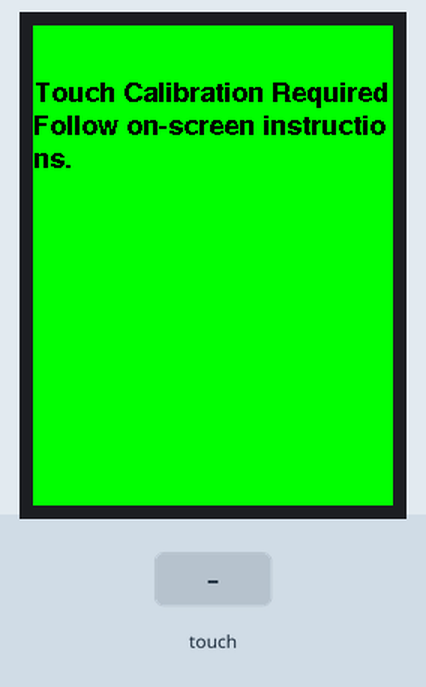
This sketch was run on a simulated ESP32. On the bench: 240×320 colour display. The inputs (shaded band) are chosen by the test bench. Storage starts empty.

Above: at 1.4 s.
At 3.6 s:
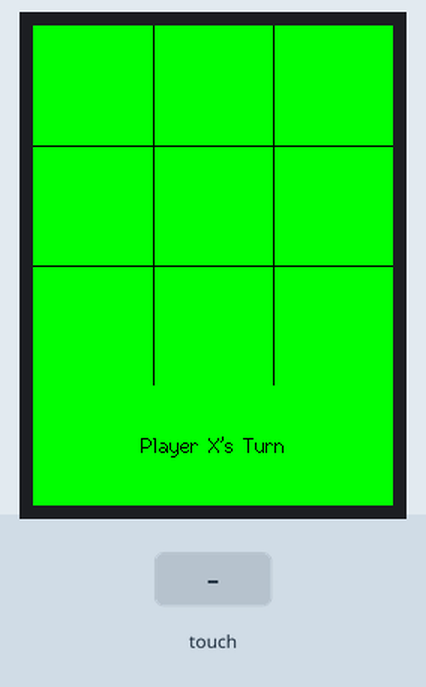
3.7 s: screen touched at 13 % across, 10 % down
At 4.9 s:
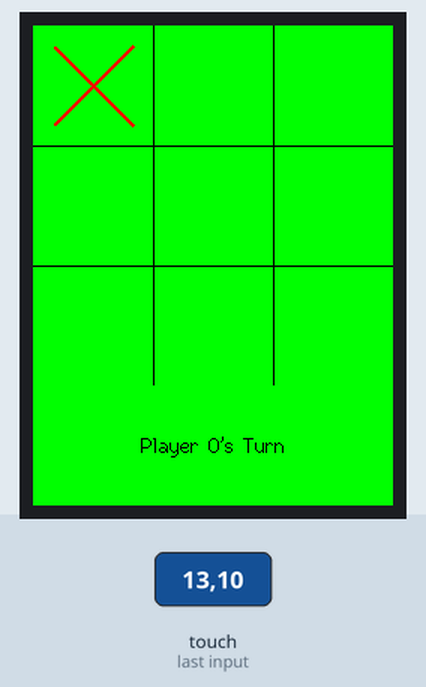
5.2 s: screen touched at 38 % across, 10 % down
At 6.2 s:
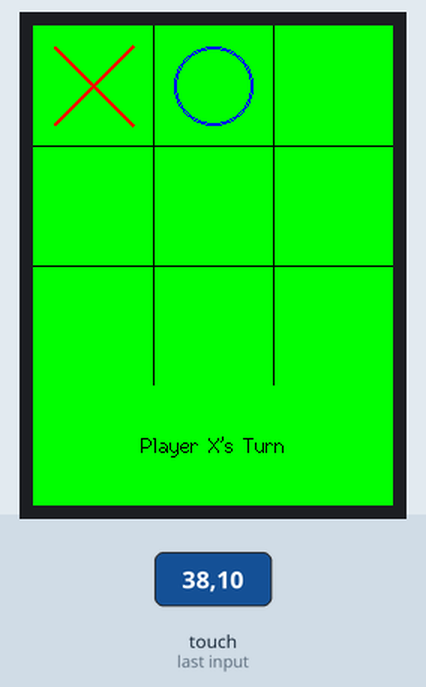
Timing chart, 0 to 8.2 s (numbered marks = the images above; inputs shaded):
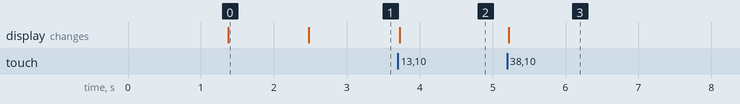

The sketch:

TicTacToeGame.ino
```cpp
#include <SPI.h>
#include <TFT_eSPI.h>
#include <FS.h>
#include "SPIFFS.h"

TFT_eSPI tft = TFT_eSPI();

#define SKETCH_CALIBRATION_FILE "/TouchCalDataFile"

#define FIXED_SCREEN_WIDTH 240
#define FIXED_SCREEN_HEIGHT 320

#define GRID_SIZE 240
#define CELL_SIZE (GRID_SIZE / 3)

#define GRID_X_OFFSET ((FIXED_SCREEN_WIDTH - GRID_SIZE) / 2)
#define GRID_Y_OFFSET 0

#define LINE_COLOR TFT_BLACK
#define BG_COLOR TFT_GREEN
#define X_COLOR TFT_RED
#define O_COLOR TFT_BLUE
#define TEXT_COLOR TFT_BLACK
#define WINNER_BG_COLOR TFT_GREEN
#define CAL_TEXT_COLOR TFT_BLACK
#define CAL_BG_COLOR TFT_GREEN

#define PLAYER_NONE 0
#define PLAYER_X 1
#define PLAYER_O 2

int board[3][3];
int currentPlayer;
bool gameOver;
int winner;

unsigned long lastTouchTime = 0;
const unsigned long touchDebounceDelay = 300;

uint16_t screenWidth, screenHeight;

void ensureTouchCalibration();
void setupGame();
void drawBoard();
void drawX(int centerX, int centerY);
void drawO(int centerX, int centerY);
void handleTouchInput();
bool checkWin();
bool checkDraw();
void displayMessage(String msg1, String msg2 = "", uint16_t bgColor = BG_COLOR);
void updateTurnMessage();

void setup() {

  tft.init();
  tft.setRotation(2);
  logo();
  delay(1000);
  screenWidth = tft.width();
  screenHeight = tft.height();

  SPIFFS.begin();
  ensureTouchCalibration();
  setupGame();
}

void ensureTouchCalibration() {

  bool calFileExists = SPIFFS.exists(SKETCH_CALIBRATION_FILE);

  if (!calFileExists) {
    tft.fillScreen(CAL_BG_COLOR);
    tft.setCursor(0, 50);
    tft.setTextSize(1);
    tft.setFreeFont(&FreeSansBold9pt7b);
    tft.setTextColor(CAL_TEXT_COLOR);
    tft.println("Touch Calibration Required");
    tft.println("Follow on-screen instructions.");
    delay(1000);

    tft.calibrateTouch(nullptr, TFT_MAGENTA, CAL_BG_COLOR, 15);

    if (SPIFFS.exists(SKETCH_CALIBRATION_FILE)) {
    } else {
    }
  } else {
  }
}

void loop() {
  handleTouchInput();
}

void handleTouchInput() {
  if (millis() - lastTouchTime < touchDebounceDelay) {
    uint16_t t_x, t_y;
    if (!tft.getTouch(&t_x, &t_y, 10)) {
      lastTouchTime = 0;
    }
    return;
  }

  uint16_t touchX, touchY;

  if (tft.getTouch(&touchX, &touchY)) {
    lastTouchTime = millis();

    if (gameOver) {
      setupGame();
    } else {

      if (touchX >= GRID_X_OFFSET && touchX < GRID_X_OFFSET + GRID_SIZE && touchY >= GRID_Y_OFFSET && touchY < GRID_Y_OFFSET + GRID_SIZE) {

        int col = (touchX - GRID_X_OFFSET) / CELL_SIZE;
        int row = (touchY - GRID_Y_OFFSET) / CELL_SIZE;

        if (col >= 0 && col < 3 && row >= 0 && row < 3) {
          if (board[row][col] == PLAYER_NONE) {
            board[row][col] = currentPlayer;

            int centerX = GRID_X_OFFSET + col * CELL_SIZE + CELL_SIZE / 2;
            int centerY = GRID_Y_OFFSET + row * CELL_SIZE + CELL_SIZE / 2;
            if (currentPlayer == PLAYER_X) {
              drawX(centerX, centerY);
            } else {
              drawO(centerX, centerY);
            }

            if (checkWin()) {
              gameOver = true;
              winner = currentPlayer;
              String winMsg = "Player ";
              winMsg += (winner == PLAYER_X ? "X" : "O");
              winMsg += " Wins!";
              displayMessage(winMsg, "Tap to play again", WINNER_BG_COLOR);
            } else if (checkDraw()) {
              gameOver = true;
              winner = PLAYER_NONE;
              displayMessage("It's a Draw!", "Tap to play again", TFT_DARKGREY);
            } else {
              currentPlayer = (currentPlayer == PLAYER_X) ? PLAYER_O : PLAYER_X;
              updateTurnMessage();
            }
          }
        }
      }
    }
  }
}

void setupGame() {

  for (int r = 0; r < 3; r++) {
    for (int c = 0; c < 3; c++) {
      board[r][c] = PLAYER_NONE;
    }
  }
  currentPlayer = PLAYER_X;
  gameOver = false;
  winner = PLAYER_NONE;

  tft.fillScreen(BG_COLOR);
  drawBoard();
  updateTurnMessage();
}

void drawBoard() {

  for (int i = 1; i < 3; i++) {
    tft.drawLine(GRID_X_OFFSET + i * CELL_SIZE, GRID_Y_OFFSET,
                 GRID_X_OFFSET + i * CELL_SIZE, GRID_Y_OFFSET + GRID_SIZE,
                 LINE_COLOR);
    tft.drawLine(GRID_X_OFFSET, GRID_Y_OFFSET + i * CELL_SIZE,
                 GRID_X_OFFSET + GRID_SIZE, GRID_Y_OFFSET + i * CELL_SIZE,
                 LINE_COLOR);
  }

  for (int r = 0; r < 3; r++) {
    for (int c = 0; c < 3; c++) {
      int centerX = GRID_X_OFFSET + c * CELL_SIZE + CELL_SIZE / 2;
      int centerY = GRID_Y_OFFSET + r * CELL_SIZE + CELL_SIZE / 2;
      if (board[r][c] == PLAYER_X) {
        drawX(centerX, centerY);
      } else if (board[r][c] == PLAYER_O) {
        drawO(centerX, centerY);
      }
    }
  }
}

void drawX(int centerX, int centerY) {
  int armLength = CELL_SIZE / 3;
  tft.drawLine(centerX - armLength, centerY - armLength,
               centerX + armLength, centerY + armLength, X_COLOR);
  tft.drawLine(centerX - armLength + 1, centerY - armLength,
               centerX + armLength + 1, centerY + armLength, X_COLOR);
  tft.drawLine(centerX - armLength, centerY - armLength + 1,
               centerX + armLength, centerY + armLength + 1, X_COLOR);

  tft.drawLine(centerX - armLength, centerY + armLength,
               centerX + armLength, centerY - armLength, X_COLOR);
  tft.drawLine(centerX - armLength + 1, centerY + armLength,
               centerX + armLength + 1, centerY - armLength, X_COLOR);
  tft.drawLine(centerX - armLength, centerY + armLength - 1,
               centerX + armLength, centerY - armLength - 1, X_COLOR);
}

void drawO(int centerX, int centerY) {
  int radius = CELL_SIZE / 3;
  tft.drawCircle(centerX, centerY, radius, O_COLOR);
  tft.drawCircle(centerX, centerY, radius - 1, O_COLOR);
}

bool checkWin() {

  for (int r = 0; r < 3; r++) {
    if (board[r][0] == currentPlayer && board[r][1] == currentPlayer && board[r][2] == currentPlayer) return true;
  }
  for (int c = 0; c < 3; c++) {
    if (board[0][c] == currentPlayer && board[1][c] == currentPlayer && board[2][c] == currentPlayer) return true;
  }
  if (board[0][0] == currentPlayer && board[1][1] == currentPlayer && board[2][2] == currentPlayer) return true;
  if (board[0][2] == currentPlayer && board[1][1] == currentPlayer && board[2][0] == currentPlayer) return true;

  return false;
}

bool checkDraw() {
  for (int r = 0; r < 3; r++) {
    for (int c = 0; c < 3; c++) {
      if (board[r][c] == PLAYER_NONE) return false;
    }
  }

  return true;
}

void displayMessage(String msg1, String msg2, uint16_t bgColor) {
  int msgAreaY = GRID_Y_OFFSET + GRID_SIZE;

  if (msgAreaY >= screenHeight) msgAreaY = screenHeight - 60;
  if (msgAreaY < 0) msgAreaY = 0;

  int msgAreaHeight = screenHeight - msgAreaY;
  if (msgAreaHeight <= 20) msgAreaHeight = 60;

  tft.fillRect(0, msgAreaY, screenWidth, msgAreaHeight, bgColor);

  tft.setTextColor(TEXT_COLOR, bgColor);
  tft.setTextWrap(true);
  tft.setTextDatum(MC_DATUM);

  int messageFont = 2;

  int yPos1 = msgAreaY + msgAreaHeight / 2;
  if (msg2 != "") {
    yPos1 = msgAreaY + msgAreaHeight / 3;
  }
  tft.drawString(msg1, screenWidth / 2, yPos1, messageFont);

  if (msg2 != "") {
    int yPos2 = msgAreaY + (msgAreaHeight * 2) / 3;
    tft.drawString(msg2, screenWidth / 2, yPos2, messageFont);
  }
}

void updateTurnMessage() {
  if (gameOver) return;
  String turnMsg = "Player ";
  turnMsg += (currentPlayer == PLAYER_X ? "X" : "O");
  turnMsg += "'s Turn";
  displayMessage(turnMsg, "", BG_COLOR);
}

void logo() {
  tft.fillScreen(TFT_GREEN);
  int centerX = 120;
  int centerY = 160;
  int radius = 70;
  int thickness = 7;

  tft.fillCircle(centerX, centerY, radius, TFT_RED);
  for (int r = radius - thickness / 2; r <= radius + thickness / 2; r++) {
    tft.drawCircle(centerX, centerY, r, TFT_BLACK);
  }

  tft.setTextColor(TFT_BLACK, TFT_RED);
  tft.setTextDatum(MC_DATUM);
  tft.setFreeFont(&FreeSansBold24pt7b);
  tft.drawString("DSN", centerX, centerY);
  tft.setTextColor(TFT_BLACK, TFT_GREEN);
  tft.setFreeFont(&FreeSansBold9pt7b);
  tft.drawString("Tic Tac Toe Game", centerX, 300);
}
```

Measured:
- after the input at 3.7 s, the display: changes at once (image 2)
- after the input at 5.2 s, the display: changes at once (image 3)
- what the display in image 0 shows lasts 1.1 s, from 1.4 s to 2.5 s
